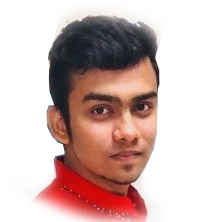
#> input picture test.png, 214 x 222 px
$ python run.py   (older library calls are emulated)
#> lines starting #> are read from the running program, lines starting #| are printed output that depends on the picture
from PIL import Image
from array import *

def convertColorintensityToText(x):
    x = 255-x
    if(x < 16):
        return ' '
    elif(x < 32):
        return '`'
    elif(x < 48):
        return '.'
    elif(x < 64):
        return '-'
    elif(x < 80):
        return ':'
    elif(x < 96):
        return '|'
    elif(x < 112):
        return 'o'
    elif(x < 128):
        return 's'
    elif(x < 144):
        return 'y'
    elif(x < 160):
        return 'h'
    elif(x < 176):
        return 'd'
    elif(x < 192):
        return 'm'
    elif(x < 208):
        return 'N'
    elif(x < 224):
        return 'M'
    else:
        return '#'

textImageSize = 100;
imageFile = Image.open("test.png")
#> imageFile is the input picture: PIL image 214x222 RGBA; mean R, G, B, A 207.8, 182.9, 179.4, 186.7

widthRatio = (textImageSize/float(imageFile.size[0]))
#> widthRatio = 0.467
hightSize = int((float(imageFile.size[1])*float(widthRatio)))
#> hightSize = 103
imageResized = imageFile.resize((textImageSize,hightSize), Image.ANTIALIAS)
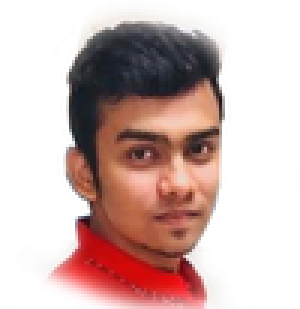
#> imageResized: PIL image 100x103 RGBA (shown 3 times larger); mean R, G, B, A 207.7, 182.8, 179.3, 186.7; transparent parts drawn white
image_rgb = imageResized.convert('RGB')
image_bnw = imageResized.convert('L')
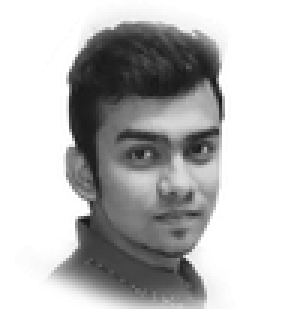
#> image_bnw: PIL image 100x103 L (shown 3 times larger); min 21, max 255, mean 189.8

w, h = imageResized.size
#> w = 100; h = 103

data = "["
for x in range(w):
    data += '['
    for y in range(h):
        r, g, b = image_rgb.getpixel((x,y))
        data += '[\"'+str('#%02x%02x%02x' % (r, g, b))+'\",\"'+convertColorintensityToText(image_bnw.getpixel((x,y)))+'\"]'
        if(y != h-1):
            data += ','
    if(x != w-1):
        data += '],'
    else:
        data += ']'
data += ']'

with open('data.json', 'w') as f:
    f.write(data)
